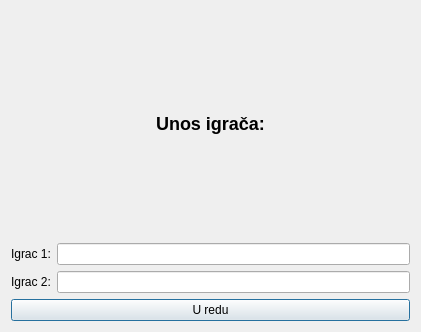
<?xml version="1.0" encoding="UTF-8"?>
<ui version="4.0">
 <class>Igrac</class>
 <widget class="QDialog" name="Igrac">
  <property name="geometry">
   <rect>
    <x>0</x>
    <y>0</y>
    <width>421</width>
    <height>332</height>
   </rect>
  </property>
  <property name="windowTitle">
   <string>Dialog</string>
  </property>
  <layout class="QGridLayout" name="gridLayout">
   <item row="0" column="0">
    <layout class="QVBoxLayout" name="verticalLayout_2">
     <item>
      <widget class="QLabel" name="label">
       <property name="sizePolicy">
        <sizepolicy hsizetype="Minimum" vsizetype="Preferred">
         <horstretch>0</horstretch>
         <verstretch>0</verstretch>
        </sizepolicy>
       </property>
       <property name="text">
        <string>&lt;html&gt;&lt;head/&gt;&lt;body&gt;&lt;h2 style=&quot; margin-top:16px; margin-bottom:12px; margin-left:0px; margin-right:0px; -qt-block-indent:0; text-indent:0px;&quot;&gt;&lt;span style=&quot; font-size:11pt; font-weight:700;&quot;&gt;Unos igrača:&lt;/span&gt;&lt;/h2&gt;&lt;/body&gt;&lt;/html&gt;</string>
       </property>
       <property name="alignment">
        <set>Qt::AlignCenter</set>
       </property>
      </widget>
     </item>
     <item>
      <layout class="QVBoxLayout" name="verticalLayout">
       <item>
        <layout class="QHBoxLayout" name="horizontalLayout">
         <item>
          <widget class="QLabel" name="label_igrac1">
           <property name="text">
            <string>Igrac 1:</string>
           </property>
          </widget>
         </item>
         <item>
          <widget class="QLineEdit" name="lineEdit_igrac1"/>
         </item>
        </layout>
       </item>
       <item>
        <layout class="QHBoxLayout" name="horizontalLayout_2">
         <item>
          <widget class="QLabel" name="label_igrac2">
           <property name="text">
            <string>Igrac 2:</string>
           </property>
          </widget>
         </item>
         <item>
          <widget class="QLineEdit" name="lineEdit_igrac2"/>
         </item>
        </layout>
       </item>
      </layout>
     </item>
    </layout>
   </item>
   <item row="1" column="0">
    <widget class="QPushButton" name="pushButton">
     <property name="text">
      <string>U redu</string>
     </property>
    </widget>
   </item>
  </layout>
 </widget>
 <resources/>
 <connections/>
</ui>
